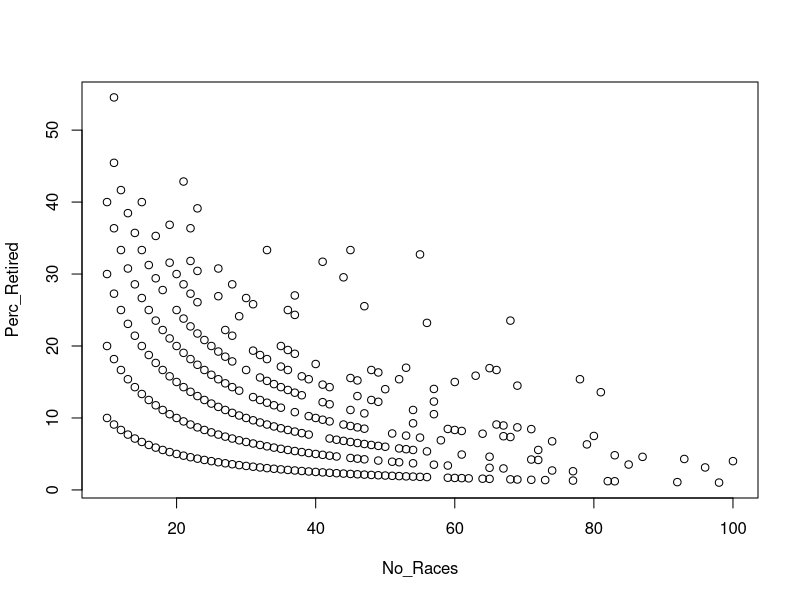
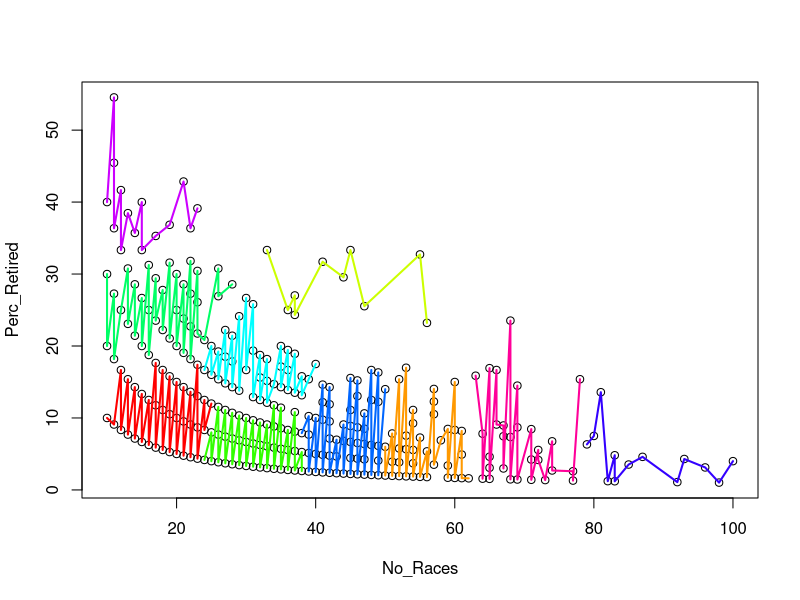
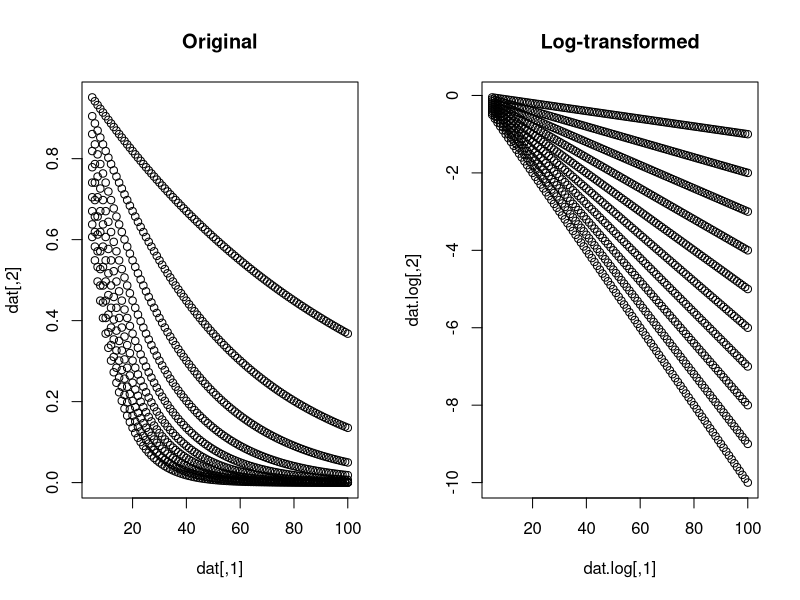

Here is the R script that generated these plots, in order: (Note: this script raises an error after producing the figures.)
## ---- chunk 1
Retirees<- data.frame(No_Races = c(11L, 11L, 21L, 12L, 15L, 10L, 23L, 13L, 19L, 11L, 22L, 14L, 
                                   17L, 33L, 12L, 45L, 15L, 55L, 22L, 41L, 19L, 16L, 13L, 26L, 23L, 
                                   10L, 20L, 44L, 17L, 14L, 21L, 28L, 18L, 11L, 22L, 37L, 26L, 30L, 
                                   15L, 23L, 31L, 47L, 12L, 20L, 16L, 36L, 37L, 29L, 21L, 17L, 68L, 
                                   56L, 13L, 22L, 27L, 18L, 23L, 14L, 28L, 19L, 24L, 10L, 15L, 20L, 
                                   35L, 25L, 36L, 31L, 26L, 21L, 37L, 16L, 32L, 27L, 11L, 22L, 33L, 
                                   28L, 17L, 40L, 23L, 35L, 53L, 65L, 12L, 18L, 30L, 66L, 24L, 36L, 
                                   48L, 49L, 25L, 63L, 19L, 38L, 32L, 45L, 13L, 26L, 78L, 39L, 52L, 
                                   46L, 33L, 20L, 60L, 27L, 34L, 41L, 69L, 14L, 21L, 42L, 28L, 35L, 
                                   57L, 50L, 36L, 29L, 22L, 81L, 37L, 15L, 38L, 23L, 46L, 31L, 48L, 
                                   16L, 24L, 32L, 57L, 49L, 41L, 33L, 25L, 42L, 17L, 34L, 26L, 35L, 
                                   18L, 27L, 54L, 45L, 37L, 28L, 47L, 19L, 57L, 29L, 39L, 10L, 20L, 
                                   30L, 40L, 41L, 31L, 21L, 42L, 32L, 54L, 11L, 22L, 33L, 44L, 66L, 
                                   67L, 45L, 34L, 23L, 69L, 46L, 35L, 47L, 59L, 71L, 36L, 12L, 24L, 
                                   60L, 61L, 37L, 25L, 38L, 51L, 64L, 13L, 39L, 26L, 53L, 80L, 67L, 
                                   27L, 68L, 55L, 14L, 42L, 28L, 43L, 58L, 29L, 44L, 74L, 15L, 45L, 
                                   30L, 46L, 31L, 47L, 79L, 16L, 32L, 48L, 49L, 33L, 50L, 17L, 34L, 
                                   52L, 35L, 53L, 18L, 72L, 36L, 54L, 37L, 56L, 19L, 38L, 39L, 20L, 
                                   40L, 61L, 41L, 83L, 21L, 42L, 43L, 65L, 87L, 22L, 45L, 23L, 46L, 
                                   93L, 47L, 71L, 24L, 72L, 49L, 25L, 100L, 51L, 26L, 52L, 27L, 
                                   54L, 28L, 85L, 57L, 29L, 59L, 30L, 31L, 32L, 96L, 65L, 33L, 67L, 
                                   34L, 35L, 36L, 37L, 74L, 38L, 77L, 39L, 40L, 41L, 42L, 43L, 44L, 
                                   45L, 46L, 47L, 48L, 49L, 50L, 51L, 52L, 53L, 54L, 55L, 56L, 59L, 
                                   60L, 61L, 62L, 64L, 65L, 68L, 69L, 71L, 73L, 77L, 82L, 83L, 92L, 
                                   98L), 
                      Perc_Retired = c(54.5454545454545, 45.4545454545455, 42.8571428571429, 41.6666666666667, 
                                       40, 40, 39.1304347826087, 38.4615384615385, 36.8421052631579, 
                                       36.3636363636364, 36.3636363636364, 35.7142857142857, 35.2941176470588, 
                                       33.3333333333333, 33.3333333333333, 33.3333333333333, 33.3333333333333, 
                                       32.7272727272727, 31.8181818181818, 31.7073170731707, 31.5789473684211, 
                                       31.25, 30.7692307692308, 30.7692307692308, 30.4347826086957, 
                                       30, 30, 29.5454545454545, 29.4117647058824, 28.5714285714286, 
                                       28.5714285714286, 28.5714285714286, 27.7777777777778, 27.2727272727273, 
                                       27.2727272727273, 27.027027027027, 26.9230769230769, 26.6666666666667, 
                                       26.6666666666667, 26.0869565217391, 25.8064516129032, 25.531914893617, 
                                       25, 25, 25, 25, 24.3243243243243, 24.1379310344828, 23.8095238095238, 
                                       23.5294117647059, 23.5294117647059, 23.2142857142857, 23.0769230769231, 
                                       22.7272727272727, 22.2222222222222, 22.2222222222222, 21.7391304347826, 
                                       21.4285714285714, 21.4285714285714, 21.0526315789474, 20.8333333333333, 
                                       20, 20, 20, 20, 20, 19.4444444444444, 19.3548387096774, 19.2307692307692, 
                                       19.047619047619, 18.9189189189189, 18.75, 18.75, 18.5185185185185, 
                                       18.1818181818182, 18.1818181818182, 18.1818181818182, 17.8571428571429, 
                                       17.6470588235294, 17.5, 17.3913043478261, 17.1428571428571, 16.9811320754717, 
                                       16.9230769230769, 16.6666666666667, 16.6666666666667, 16.6666666666667, 
                                       16.6666666666667, 16.6666666666667, 16.6666666666667, 16.6666666666667, 
                                       16.3265306122449, 16, 15.8730158730159, 15.7894736842105, 15.7894736842105, 
                                       15.625, 15.5555555555556, 15.3846153846154, 15.3846153846154, 
                                       15.3846153846154, 15.3846153846154, 15.3846153846154, 15.2173913043478, 
                                       15.1515151515152, 15, 15, 14.8148148148148, 14.7058823529412, 
                                       14.6341463414634, 14.4927536231884, 14.2857142857143, 14.2857142857143, 
                                       14.2857142857143, 14.2857142857143, 14.2857142857143, 14.0350877192982, 
                                       14, 13.8888888888889, 13.7931034482759, 13.6363636363636, 13.5802469135802, 
                                       13.5135135135135, 13.3333333333333, 13.1578947368421, 13.0434782608696, 
                                       13.0434782608696, 12.9032258064516, 12.5, 12.5, 12.5, 12.5, 12.280701754386, 
                                       12.2448979591837, 12.1951219512195, 12.1212121212121, 12, 11.9047619047619, 
                                       11.7647058823529, 11.7647058823529, 11.5384615384615, 11.4285714285714, 
                                       11.1111111111111, 11.1111111111111, 11.1111111111111, 11.1111111111111, 
                                       10.8108108108108, 10.7142857142857, 10.6382978723404, 10.5263157894737, 
                                       10.5263157894737, 10.3448275862069, 10.2564102564103, 10, 10, 
                                       10, 10, 9.75609756097561, 9.67741935483871, 9.52380952380952, 
                                       9.52380952380952, 9.375, 9.25925925925926, 9.09090909090909, 
                                       9.09090909090909, 9.09090909090909, 9.09090909090909, 9.09090909090909, 
                                       8.95522388059701, 8.88888888888889, 8.82352941176471, 8.69565217391304, 
                                       8.69565217391304, 8.69565217391304, 8.57142857142857, 8.51063829787234, 
                                       8.47457627118644, 8.45070422535211, 8.33333333333333, 8.33333333333333, 
                                       8.33333333333333, 8.33333333333333, 8.19672131147541, 8.10810810810811, 
                                       8, 7.89473684210526, 7.84313725490196, 7.8125, 7.69230769230769, 
                                       7.69230769230769, 7.69230769230769, 7.54716981132075, 7.5, 7.46268656716418, 
                                       7.40740740740741, 7.35294117647059, 7.27272727272727, 7.14285714285714, 
                                       7.14285714285714, 7.14285714285714, 6.97674418604651, 6.89655172413793, 
                                       6.89655172413793, 6.81818181818182, 6.75675675675676, 6.66666666666667, 
                                       6.66666666666667, 6.66666666666667, 6.52173913043478, 6.45161290322581, 
                                       6.38297872340426, 6.32911392405063, 6.25, 6.25, 6.25, 6.12244897959184, 
                                       6.06060606060606, 6, 5.88235294117647, 5.88235294117647, 5.76923076923077, 
                                       5.71428571428571, 5.66037735849057, 5.55555555555556, 5.55555555555556, 
                                       5.55555555555556, 5.55555555555556, 5.40540540540541, 5.35714285714286, 
                                       5.26315789473684, 5.26315789473684, 5.12820512820513, 5, 5, 4.91803278688525, 
                                       4.8780487804878, 4.81927710843374, 4.76190476190476, 4.76190476190476, 
                                       4.65116279069767, 4.61538461538461, 4.59770114942529, 4.54545454545455, 
                                       4.44444444444444, 4.34782608695652, 4.34782608695652, 4.3010752688172, 
                                       4.25531914893617, 4.22535211267606, 4.16666666666667, 4.16666666666667, 
                                       4.08163265306122, 4, 4, 3.92156862745098, 3.84615384615385, 3.84615384615385, 
                                       3.7037037037037, 3.7037037037037, 3.57142857142857, 3.52941176470588, 
                                       3.50877192982456, 3.44827586206897, 3.38983050847458, 3.33333333333333, 
                                       3.2258064516129, 3.125, 3.125, 3.07692307692308, 3.03030303030303, 
                                       2.98507462686567, 2.94117647058824, 2.85714285714286, 2.77777777777778, 
                                       2.7027027027027, 2.7027027027027, 2.63157894736842, 2.5974025974026, 
                                       2.56410256410256, 2.5, 2.4390243902439, 2.38095238095238, 2.32558139534884, 
                                       2.27272727272727, 2.22222222222222, 2.17391304347826, 2.12765957446809, 
                                       2.08333333333333, 2.04081632653061, 2, 1.96078431372549, 1.92307692307692, 
                                       1.88679245283019, 1.85185185185185, 1.81818181818182, 1.78571428571429, 
                                       1.69491525423729, 1.66666666666667, 1.63934426229508, 1.61290322580645, 
                                       1.5625, 1.53846153846154, 1.47058823529412, 1.44927536231884, 
                                       1.40845070422535, 1.36986301369863, 1.2987012987013, 1.21951219512195, 
                                       1.20481927710843, 1.08695652173913, 1.02040816326531))

## ---- chunk 2
plot(Retirees)
## ---- chunk 3
# Function to enable easier plotting of the results.
plot_groupings <- function(d, g, col=rainbow(length(unique(g))), 
                           plot.lines=TRUE, point.color=FALSE, ...){
  K <- length(unique(g))
  if (point.color) {
    plot(d, col=g, ...)}
  else {
    plot(d, ...)
  }
  if (plot.lines){
    for (i in 1:K){
      d.local <- d[g == i,]
      d.local <- d.local[order(d.local[,1]), ]
      lines(d.local, col = col[i], lwd=2)
    }
  }
}

kmean.clusters <- kmeans(Retirees, 10, nstart=20)
plot_groupings(Retirees, kmean.clusters$cluster)
## ---- chunk 4
library(tidyverse)
set.seed(4)

lambda <- seq(0.01, .1, by=0.01)
x <- 5:100
pars <- expand.grid("lambda" = lambda, "x" = x)
dat <- cbind(pars$x, exp(-pars$lambda*pars$x))
## ---- chunk 5
dat.log <- cbind(dat[,1], log(dat[,2]))

par(mfrow=c(1,2))
plot(dat, main="Original")
plot(dat.log, main="Log-transformed")
## ---- chunk 6
# Function to convert vector/matrix to probabilities (e.g., normalize to 1)
miniclo <- function (c){
  if (is.vector(c)) 
    c <- matrix(c, nrow = 1)
  (c/rowSums(c)) 
}

# The Main Function
# K: Number of Clusters
# n.unit: Number of parallel optimizations to run
# n.iter: Number of iterations to run the optimization for
# warmup.frac: what portion of iterations could be warmup (added stocastic varition to
#   escape local optima)
func_cluster <- function(dat, K, n.unit=4, n.iter=100, warmup.frac=0.9){
  # Create Design Matrix and Response
  X <- as.matrix(cbind(1, dat[,1])) # Design matrix, add intercept
  Y <- dat[,2] # Responses
  n <- nrow(X) # Number of observations
  
  # Random Initialize the group assignments. 
  gs <- as.list(1:n.unit) %>% 
    map(~sample(1:K, size = nrow(dat), replace = TRUE)) 
  
  # Create a safe version that deals with degeneration that can occur in some units 
  # code will allow this to be fixed. 
  safe_lm <- safely(function(i, X, Y) lm.fit(X[i,], Y[i]))
  
  for (i in 1:n.iter) {
    # Start out by fitting linear regressons to each group
    fits <- gs %>% 
      map(~split(1:n, .x)) %>% 
      #at_depth(2, ~lm.fit(X[.x,], Y[.x])) # Fit models
      at_depth(2, safe_lm, X, Y) %>% 
      at_depth(2, "result")
    
    # Replace Nulls with Best non-null from last iteration
    nulls <- fits %>% 
      at_depth(2, is.null) %>% 
      map(unlist) %>% 
      map(any) %>% 
      unlist()
    
    if (any(nulls)){
      d <- rank(best.worst.store, ties.method="random")
      d <- which(d==min(d[!nulls]))
      fits[nulls] <- fits[d[rep(1, sum(nulls))]]
    }
    
    # Calculate the squared residuals of each data-point to each
    # groups fitted linear model. Note I also add a small value (0.0001)
    # to avoid zero values that can show up later when converting to probabilities
    # and inverting. 
    sq.resids <- fits %>% 
      at_depth(2, "coefficients") %>% # Extract Coefficients
      at_depth(2, ~((Y-X%*%.x)^2)+0.0001) %>%  # Predict and Compute Squared Residuals
      map(bind_cols)
    
    ncolumns <- map(sq.resids, ncol)
    nulls <- ncolumns < K
    if (any(nulls)){
      d <- rank(best.worst.store, ties.method="random")
      d <- which(d==min(d[!nulls]))
      sq.resids[nulls] <- sq.resids[d[rep(1, sum(nulls))]]
    }    

    # Store which "unit" which of the n.unit optimiztions did the 
    # best and which did the worst
    best.worst.store <- sq.resids %>% 
      map(sum) %>% 
      unlist()
    best.worst <- c(which.min(best.worst.store), which.max(best.worst.store))
  
    # Compute new group assignements, notice I convert the relative
    # squared residual of each model into a probability and then use the 
    # inverse of this probability as the probability that a data-point
    # belongs to that group
     new.gs <- sq.resids  %>% 
      map(as.matrix) %>% 
      map(miniclo)  %>% # Add small value to fix zeros
      map(~.x^(-1)) %>% 
      map(miniclo)
    if (i < round(n.iter*warmup.frac)){ # Warmup with extra stochastic variation to get out of local-optima
      new.gs <- new.gs %>% 
      map(~apply(.x, 1, function(x) sample(1:K, 1, replace = TRUE, prob = x))) # Add sampling to get over some minima
    } else { # just take maxima
      new.gs <- new.gs %>% 
      map(max.col, ties.method="random") # Add sampling to get over some minima
    }
    
  
    # Replace the worst unit with the best
    new.gs[[best.worst[2]]] <- new.gs[[best.worst[1]]]
  
    # Update the cluster assignemnts for each unit
    gs <- new.gs
  }
  return(gs[[best.worst[1]]])
}



# Now investigate results of best unit and plot 
best.g <- func_cluster(dat.log, K=10, n.iter=200)
par(mfrow=c(1,2))
plot_groupings(dat.log, best.g, main="Log Transformed Results")
plot_groupings(dat, best.g, main="Results on Original Scale")
## ---- chunk 7
dat <- Retirees 
dat.log <- cbind(log(dat[,1]), log(dat[,2]/100))

best.g <- func_cluster(dat.log, K=10, n.iter=200)
par(mfrow=c(1,2))
plot_groupings(dat.log, best.g, main="Log Transformed Results")
plot_groupings(dat, best.g, main="Reesults on Original Scale")
## ---- chunk 8
limits <- as.list(1:10) %>%
  map(~c(rnorm(1, -75, 25), rnorm(1, 75, 25))) %>% 
  map(~.x[order(.x)]) %>% 
  map(~seq(.x[1], .x[2], length.out=25))

dat <- rnorm(10, 0, 5) %>% 
  as.list() %>% 
  map2(limits, ~.x*.y+rnorm(1, 0, 500)) %>% 
  map2(limits, ~cbind("y" = .x, "x" = .y)) %>% # Sorry about the swapping of x and y here (can't change purrr)
  map(as.data.frame) %>% 
  bind_rows(.id="group") %>% 
  mutate(group = factor(group, as.character(1:10))) 

# Now try to cluster (without knowing true groupings)
dat.run <- as.matrix(dat[,c(3,2)])
best.g <- func_cluster(dat.run, K=10, n.iter=250, n.unit=6)


par(mfrow=c(1,2))
plot_groupings(dat.run, best.g, plot.lines = F, point.color = F, main="True")
plot_groupings(dat[,c("x", "y")], dat$group, main="My Algorithms Results")
## ---- chunk 9
limits <- as.list(1:6) %>%
  map(~c(rnorm(1, -75, 25), rnorm(1, 75, 25))) %>% 
  map(~.x[order(.x)]) %>% 
  map(~seq(.x[1], .x[2], length.out=25))

dat <- rnorm(6, 0, 5) %>% 
  as.list() %>% 
  map2(limits, ~.x*.y+rnorm(1, 0, 500)) %>% 
  map2(limits, ~cbind("y" = .x, "x" = .y)) %>% # Sorry about the swapping of x and y here (can't change purrr)
  map(as.data.frame) %>% 
  bind_rows(.id="group") %>% 
  mutate(group = factor(group, as.character(1:10))) %>% 
  mutate(y = y + rnorm(nrow(.), 0, 40)) # Add gaussian observation noise to dependent variable

# Now to cluster without knowing true groupings. 
dat.run <- as.matrix(dat[,c(3,2)])

best.g <- func_cluster(dat.run, K=6, n.iter=500, n.unit=6)

# Finally K-Means and DBSCAN as a point of comparison
library(dbscan)
kmean.clusters <- kmeans(dat.run, 10, nstart=20)
db <- dbscan(dat.run, eps = 30, minPts = 2)

par(mfrow=c(3,2))
plot_groupings(dat.run, dat$group, plot.lines=F, point.color=F, main="Data Seen by Classifiers")
plot.new()
plot_groupings(dat.run, dat$group, main="True")
plot_groupings(dat.run, best.g, plot.lines = T, point.color = F, main="My Algorithms Results")

plot_groupings(dat.run, kmean.clusters$cluster, main="K-Means")
plot_groupings(dat.run, db$cluster, main="DBSCAN")
